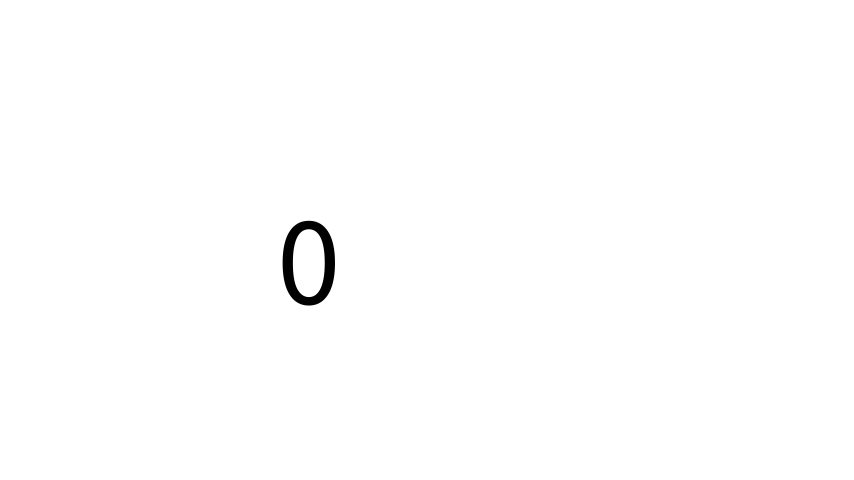
Frame 1 (no input)
Frame 60 (the mouse pressed at the canvas centre just before this capture): identical to frame 1, image omitted
Frame 120 (the mouse held since frame 60 and released just before this capture): identical to frame 1, image omitted

The Processing sketch that drew this single still picture (run headless with seeded random() and noise(); from frame 60 on, the mouse is pressed at the canvas centre):

// Processing sketch: clickCombo_160619d
// ── clickCombo_160619d.pde
int timer = 0;
int clickCounter = 0;
boolean prevMousePressed = false;
int clickCombo(){
  int combo = 0;
  if(!mousePressed && prevMousePressed){
    clickCounter++;
    timer = 0;
  }
  //text(clickCounter , width / 2 + 150 , height / 2 + 64);
  prevMousePressed = mousePressed;
  if(clickCounter >= 1) timer++;
  if(timer > frameRate * 0.5){
    combo = clickCounter;
    clickCounter = 0;
    timer = 0;
  }
  return combo;
}
class TextDelay extends Thread{
  int number;
  int time = (int)frameRate * 3;
  int countDown = time;
  boolean prevDrawClock;
  TextDelay(int n){
    number = n;
    prevDrawClock = !drawClock;
  }
  public void run(){
    while(true){
      //println(drawClock);
      if(drawClock !=prevDrawClock){
        prevDrawClock = drawClock;
        println("call");
        if(countDown >= 0){
          fill(0 , 255 , 0 , ((float)countDown / time) * 255);
          text(number , (width / 2) + 150 , (height / 2) + (((float)countDown / time) * 64));
          countDown--;
        }
      }
    }
  }
}
boolean drawClock = false;
void setup(){
  size(854 , 480);
  frameRate(4);
  smooth();
  textSize(128);
}
int timer2 = 0;
void draw(){
  drawClock = !drawClock;
  println(drawClock);
  background(255);
  int combo = clickCombo();
  fill(0);
  text(combo , width / 2 - 150 , height / 2 + 64);
  if(combo >= 1){
    Thread td = new TextDelay(combo);
    td.start();
    println(combo);
  }
}
